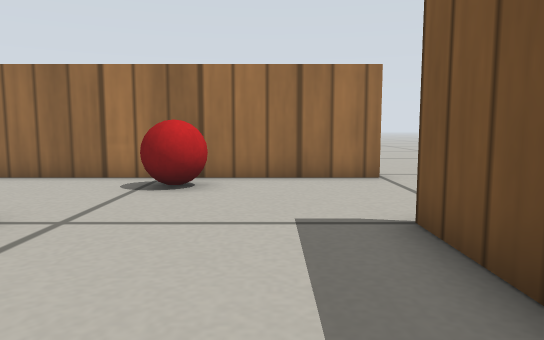
View 1 (above)

14 first-person views from a walk through a world built for the Gazebo simulator. The camera is 0.22 m above the floor, tilts 6° down and sees 70° across. The floor is counted in squares, 0.2 m on a side. Each view is taken from the middle of a square. On the plan, view 1 faces up. The plan holds only what a view shows up to about 14 squares ahead; the rest is blank. Simple patterns stand in for the simulator's built-in surfaces.

View 2
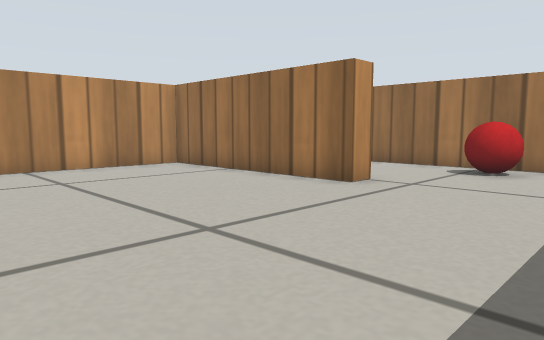

View 3
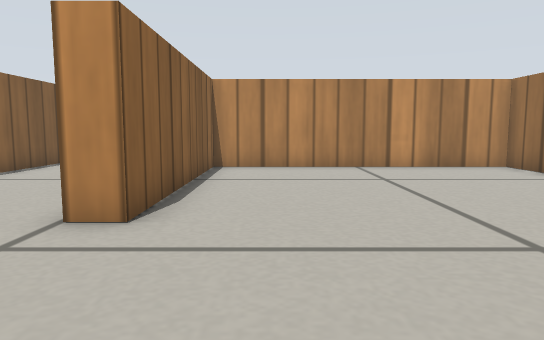

View 4
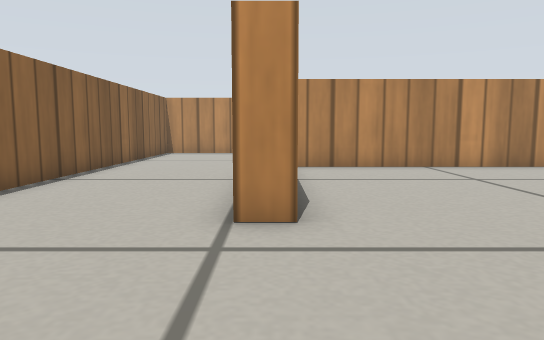

View 5
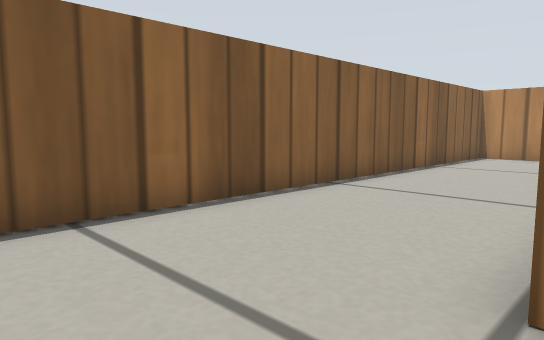

View 6
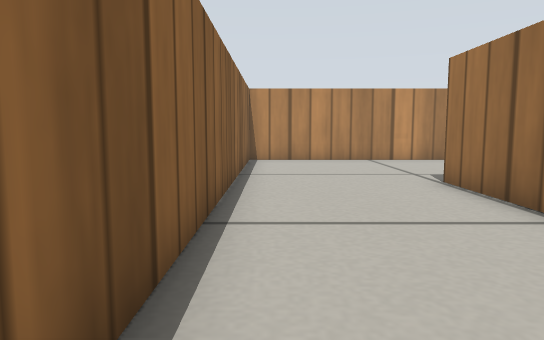

View 7
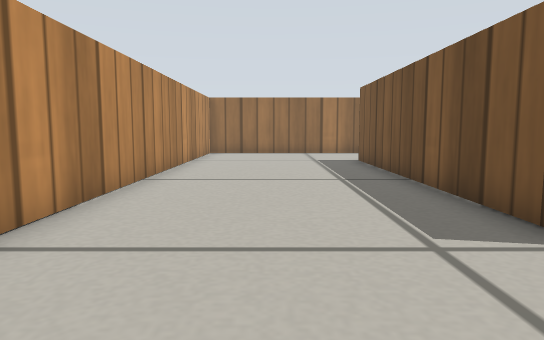

View 8
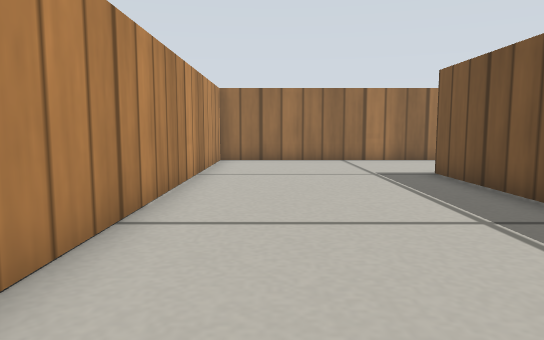

View 9
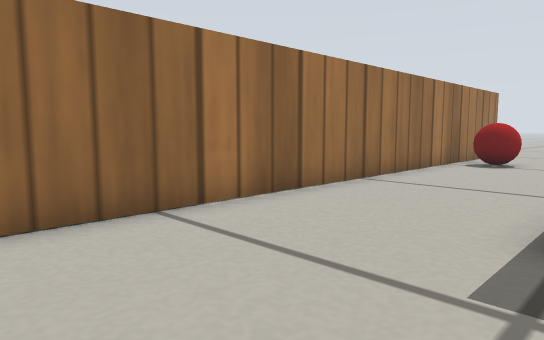

View 10
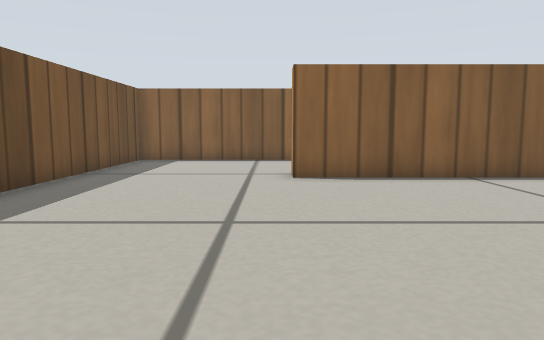

View 11
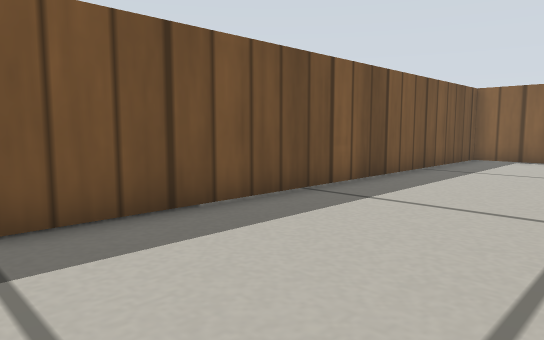

View 12
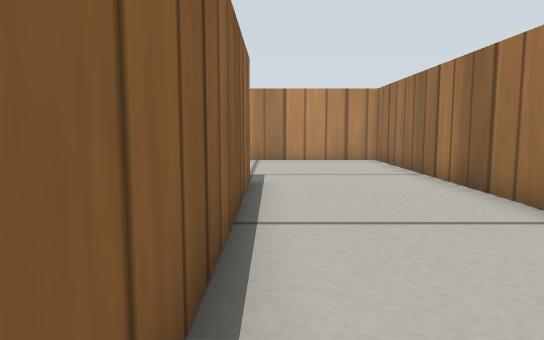

View 13
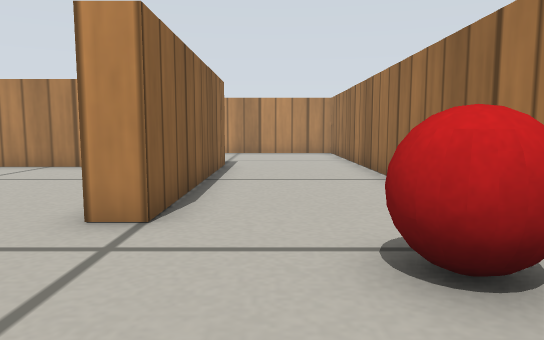

View 14
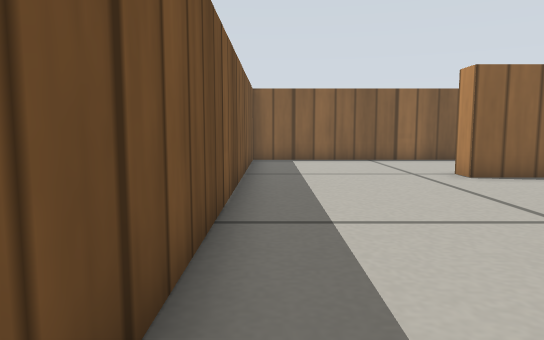

### Floor plan
Points are (right, up) in squares from view 1. A wall is a line through its corners. A room is listed if a view was taken in it or the views show most of it. See-through windows are left out.
Room 1 (views 1, 2, 3)
walls: (-3.5, 3.8) (-10.2, 3.8) (-10.2, -4.7) (-3.5, -4.7); (1.7, -4.6) (1.7, 3.5)
ways out: opening at (-1, -5) to room 2; opening at (-1, 4) to room 2
Room 2 (views 4, 5, 6, 7, 8, 9, 10, 11, 12, 13, 14)
walls: (-11, -4.8) (-11, 4.5) (-3.5, 4.5) (-3.5, 3.8); (-8, -5.4) (-11, -5.4); (-3.5, -4.7) (-3.5, -5.5); (1.7, 3.5) (1.7, 4.5); (1.5, 8.7) (-16.8, 8.7) (-16.8, -9.8) (1.7, -9.8) (1.7, -4.6)
ways out: opening at (-1, -5) to room 1; opening at (-1, 4) to room 1; opening at (2, 6.5)
objects: red ball (-2, 7) to (-1, 8)

Positions as (right, up) in squares from view 1, and headings:
1: (0, 0), facing up
2: (1, -3), facing up-left
3: (1, -3), facing left
4: (1, -5), facing left
5: (-1, -5), facing down-left
6: (-3, -9), facing left
7: (-14, -9), facing up
8: (-15, -5), facing up
9: (-15, 4), facing up-right
10: (-3, 4), facing down
11: (-3, 5), facing down-right
12: (-3, 5), facing left
13: (1, 6), facing left
14: (1, 4), facing down
